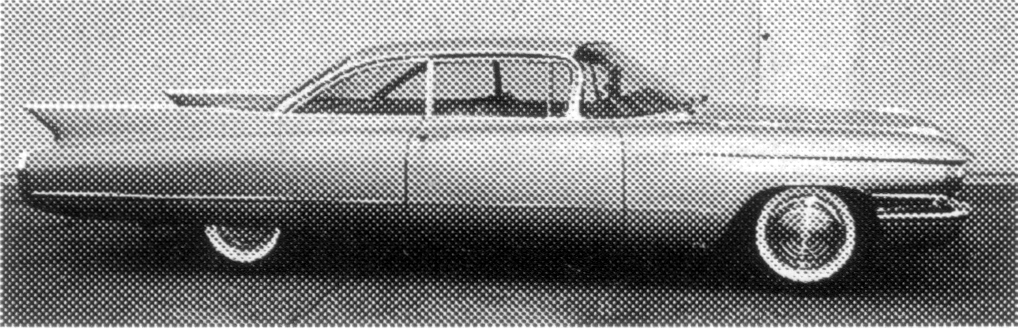
#> input picture Assignment3/images/print-pattern.tif, 1018 x 328 px, found by its file name
$ python test3.py
#> lines starting #> are read from the running program, lines starting #| are printed output that depends on the picture
#> further down, img is the input picture: shape (328, 1018); min 0, max 255, mean 142.1
import cv2
import numpy as np
import matplotlib.pyplot as plt
from math import sqrt,exp

def distance(point1,point2):
    return sqrt((point1[0]-point2[0])**2 + (point1[1]-point2[1])**2)

def butterworthLP(D0,n):
#> called with D0 = 50, n = 10
    rows, cols = img.shape[:2]
#> rows = 328; cols = 1018
    base = np.zeros((rows,cols))
    center = (rows/2,cols/2)
#> center = (164, 509)
    for x in range(cols):
        for y in range(rows):
            base[y,x] = 1/(1+(distance((y,x),center)/D0)**(2*n))
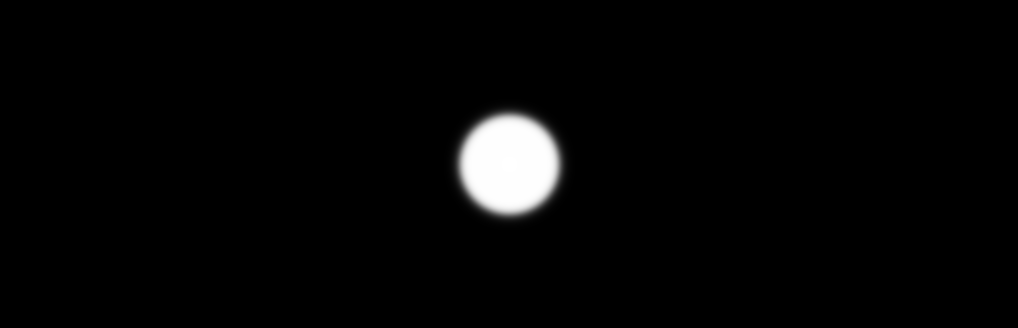
#> base: shape (328, 1018) float64; min 2.61e-21, max 1, mean 0.0239
    return base

img = cv2.imread("images\print-pattern.tif", 0)
original = np.fft.fft2(img)
center = np.fft.fftshift(original)

LowPassCenter = center * butterworthLP(50,10)
LowPass = np.fft.ifftshift(LowPassCenter)
inverse_LowPass = np.fft.ifft2(LowPass)

plt.figure(figsize=(5, 6.5))
plt.subplot(311), plt.imshow(np.abs(img), "gray"), plt.title("Original Image")
plt.subplot(312), plt.imshow(np.log(1+np.abs(LowPassCenter)), "gray"), plt.title("Centered Spectrum multiply LP Filter")
plt.subplot(313), plt.imshow(np.abs(inverse_LowPass), "gray"), plt.title("Butterworth Low Pass")
plt.show()
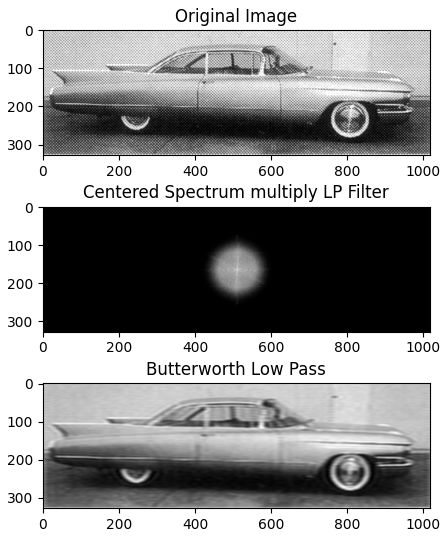
#> figure drawn by matplotlib, 3 panels

$ run again, with Assignment3/images/PEPPER.TIF copied over Assignment3/images/print-pattern.tif
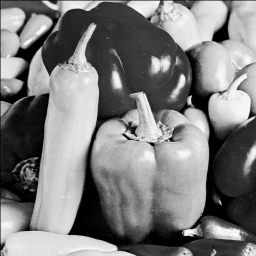
#> input picture Assignment3/images/PEPPER.TIF, 256 x 256 px, found by its file name
#> img is the input picture: shape (256, 256); min 0, max 255, mean 125
#> after the loop in butterworthLP, `for x in range(cols):`:
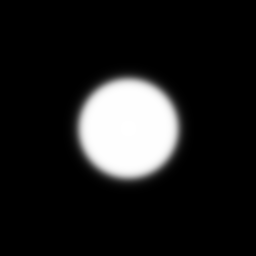
#> base: shape (256, 256) float64; min 6.68e-12, max 1, mean 0.122
#> `plt.show()`:
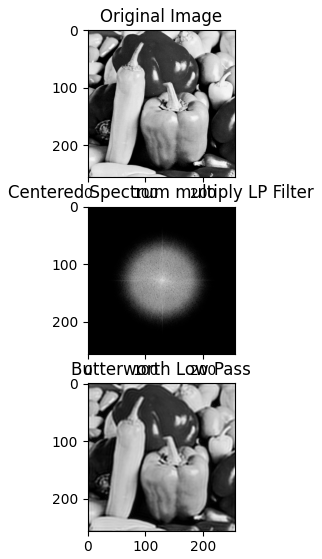
#> figure drawn by matplotlib, 3 panels

$ run again, with Assignment3/images/drone.tif copied over Assignment3/images/print-pattern.tif
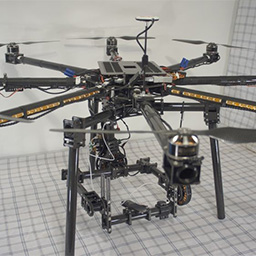
#> input picture Assignment3/images/drone.tif, 256 x 256 px, found by its file name
#> after the loop in butterworthLP, `for x in range(cols):`:
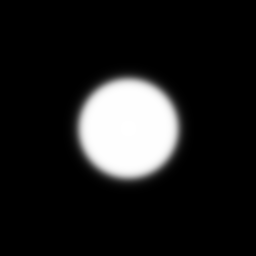
#> base: shape (256, 256) float64; min 6.68e-12, max 1, mean 0.122
#> `plt.show()`:
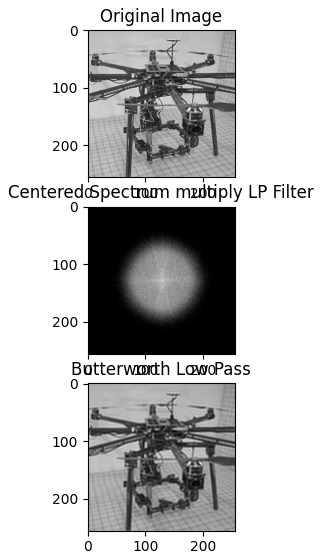
#> figure drawn by matplotlib, 3 panels
